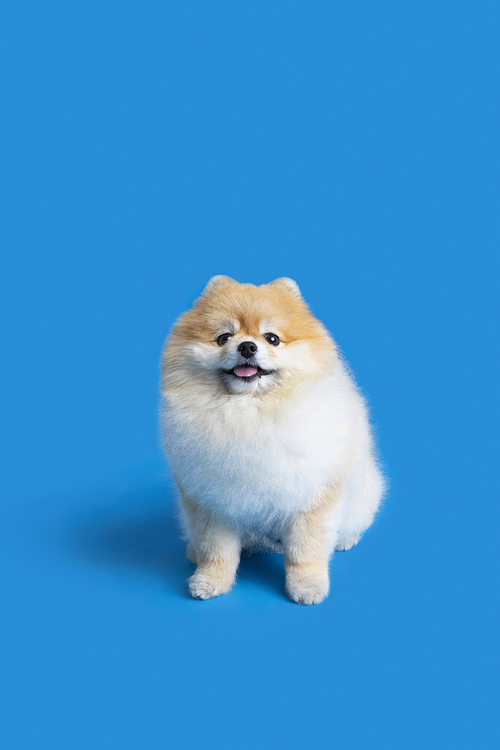
#> input picture img/dog.jpg, 500 x 750 px, found by its file name
$ python sobel_edge.py
#> lines starting #> are read from the running program, lines starting #| are printed output that depends on the picture
import cv2 as cv
import sys

img = cv.imread("./img/dog.jpg")
#> img is the input picture: shape (750, 500, 3); mean B, G, R 208.5, 146.7, 59.3

if img is None:
    sys.exit("이미지를 불러올 수 없습니다")

gray = cv.cvtColor(img, cv.COLOR_BGR2GRAY)
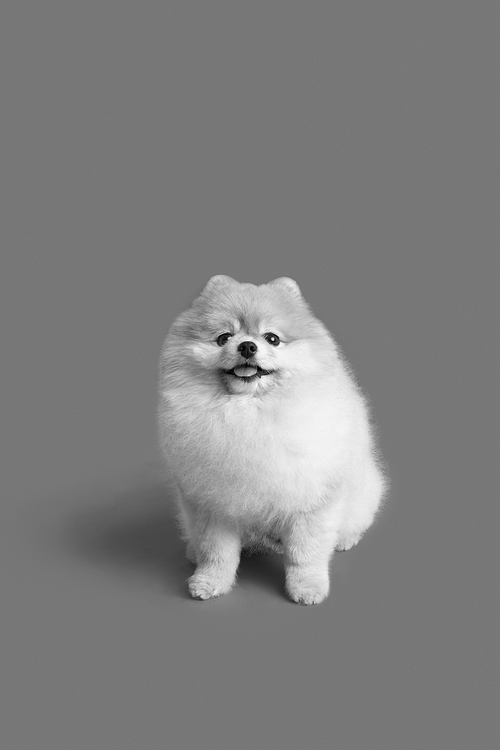
#> gray: shape (750, 500); min 0, max 252, mean 127.7

# sobel 적용
grad_x = cv.Sobel(gray , cv.CV_32F, 1,0, ksize=3)
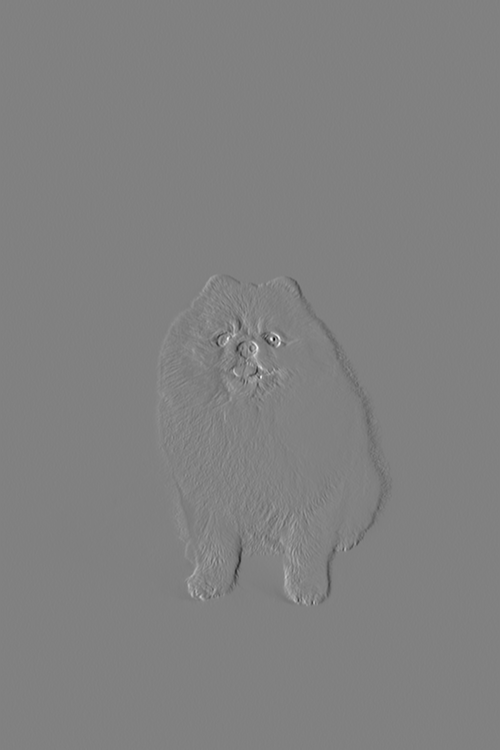
#> grad_x: shape (750, 500) float32; min -741, max 722, mean 0; drawn with min black and max white
grad_y = cv.Sobel(gray , cv.CV_32F, 0,1, ksize=3)

# 절댓값
sobel_x = cv.convertScaleAbs(grad_x)
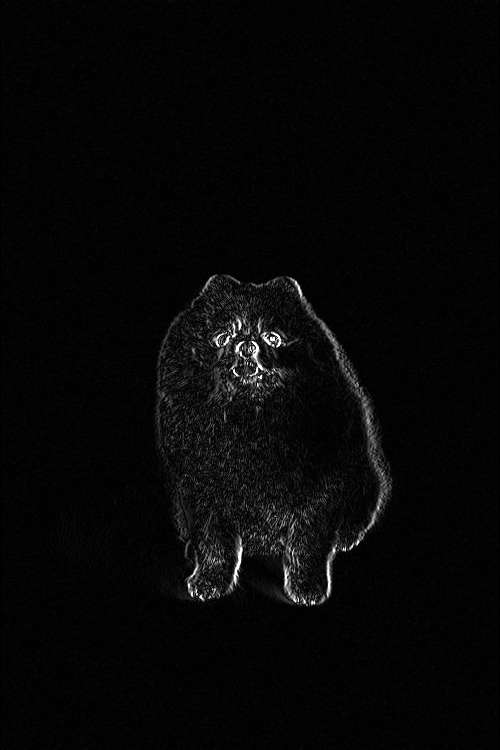
#> sobel_x: shape (750, 500); min 0, max 255, mean 6.7
sobel_y = cv.convertScaleAbs(grad_y)
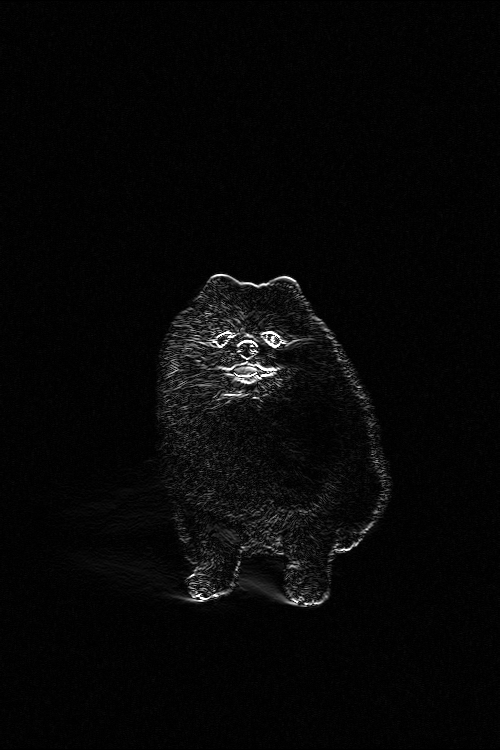
#> sobel_y: shape (750, 500); min 0, max 255, mean 6.9

edge_strength = cv.addWeighted(sobel_x,0.5,sobel_y,0.5,0)

cv.imshow("Origianl" , gray)
cv.imshow("sobel x",sobel_x)
cv.imshow("sobel_y",sobel_y)
cv.imshow("Edge Strangtg", edge_strength)

cv.waitKey()
cv.destroyAllWindows()
